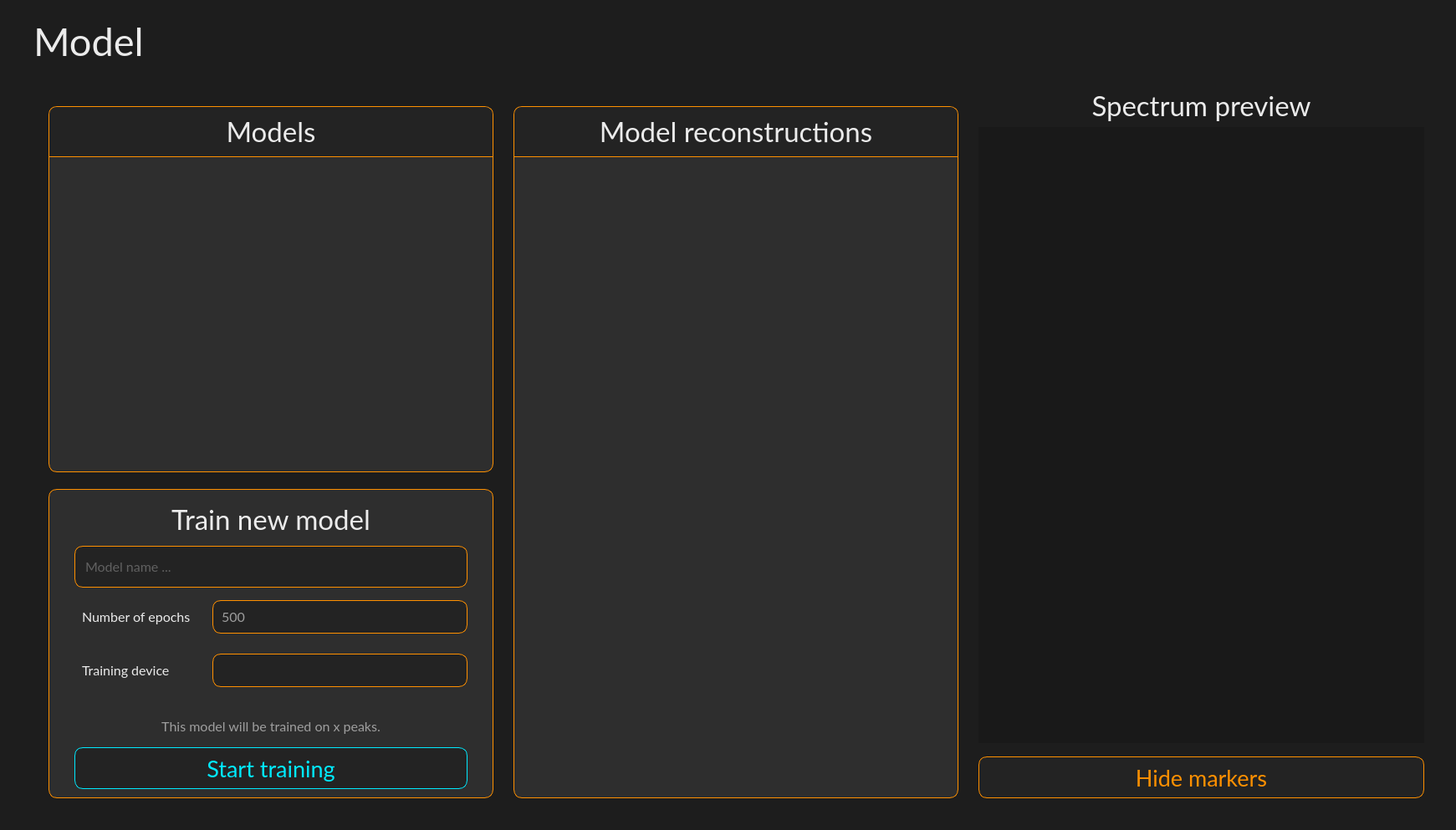
<?xml version="1.0" encoding="UTF-8"?>
<ui version="4.0">
 <class>ModelWidget</class>
 <widget class="QWidget" name="ModelWidget">
  <property name="geometry">
   <rect>
    <x>0</x>
    <y>0</y>
    <width>1741</width>
    <height>993</height>
   </rect>
  </property>
  <property name="font">
   <font>
    <fontweight>Black</fontweight>
   </font>
  </property>
  <property name="windowTitle">
   <string>Form</string>
  </property>
  <property name="styleSheet">
   <string notr="true">background-color: #1d1d1d;</string>
  </property>
  <layout class="QVBoxLayout" name="verticalLayout" stretch="0,0">
   <property name="spacing">
    <number>10</number>
   </property>
   <property name="leftMargin">
    <number>40</number>
   </property>
   <property name="topMargin">
    <number>20</number>
   </property>
   <property name="rightMargin">
    <number>20</number>
   </property>
   <property name="bottomMargin">
    <number>20</number>
   </property>
   <item>
    <widget class="QLabel" name="label_header">
     <property name="maximumSize">
      <size>
       <width>16777215</width>
       <height>80</height>
      </size>
     </property>
     <property name="font">
      <font>
       <family>Lato</family>
       <pointsize>35</pointsize>
       <kerning>true</kerning>
      </font>
     </property>
     <property name="styleSheet">
      <string notr="true">color: #ebebeb;</string>
     </property>
     <property name="text">
      <string>Model</string>
     </property>
     <property name="alignment">
      <set>Qt::AlignmentFlag::AlignLeading|Qt::AlignmentFlag::AlignLeft|Qt::AlignmentFlag::AlignVCenter</set>
     </property>
    </widget>
   </item>
   <item>
    <widget class="QWidget" name="model_container" native="true">
     <property name="sizePolicy">
      <sizepolicy hsizetype="Preferred" vsizetype="Preferred">
       <horstretch>0</horstretch>
       <verstretch>0</verstretch>
      </sizepolicy>
     </property>
     <property name="minimumSize">
      <size>
       <width>0</width>
       <height>0</height>
      </size>
     </property>
     <layout class="QHBoxLayout" name="horizontalLayout">
      <item>
       <widget class="QWidget" name="model_list_container" native="true">
        <property name="sizePolicy">
         <sizepolicy hsizetype="Preferred" vsizetype="Preferred">
          <horstretch>0</horstretch>
          <verstretch>0</verstretch>
         </sizepolicy>
        </property>
        <property name="minimumSize">
         <size>
          <width>0</width>
          <height>0</height>
         </size>
        </property>
        <property name="maximumSize">
         <size>
          <width>550</width>
          <height>16777215</height>
         </size>
        </property>
        <property name="styleSheet">
         <string notr="true"/>
        </property>
        <layout class="QVBoxLayout" name="verticalLayout_5" stretch="1,0">
         <property name="spacing">
          <number>20</number>
         </property>
         <property name="leftMargin">
          <number>9</number>
         </property>
         <property name="topMargin">
          <number>30</number>
         </property>
         <property name="bottomMargin">
          <number>9</number>
         </property>
         <item>
          <widget class="QWidget" name="model_list_inner_container" native="true">
           <property name="sizePolicy">
            <sizepolicy hsizetype="Preferred" vsizetype="Preferred">
             <horstretch>0</horstretch>
             <verstretch>0</verstretch>
            </sizepolicy>
           </property>
           <property name="minimumSize">
            <size>
             <width>0</width>
             <height>400</height>
            </size>
           </property>
           <property name="maximumSize">
            <size>
             <width>16777215</width>
             <height>16777215</height>
            </size>
           </property>
           <property name="font">
            <font>
             <fontweight>Black</fontweight>
            </font>
           </property>
           <property name="styleSheet">
            <string notr="true">QWidget {
	background-color: #2e2e2e;
	border: 1px solid #ff9000;
	border-radius: 10px;
}</string>
           </property>
           <layout class="QVBoxLayout" name="verticalLayout_6" stretch="0,0">
            <property name="spacing">
             <number>0</number>
            </property>
            <property name="leftMargin">
             <number>1</number>
            </property>
            <property name="topMargin">
             <number>1</number>
            </property>
            <property name="rightMargin">
             <number>1</number>
            </property>
            <property name="bottomMargin">
             <number>1</number>
            </property>
            <item>
             <widget class="QLabel" name="label_container_header_2">
              <property name="minimumSize">
               <size>
                <width>0</width>
                <height>60</height>
               </size>
              </property>
              <property name="maximumSize">
               <size>
                <width>16777215</width>
                <height>60</height>
               </size>
              </property>
              <property name="font">
               <font>
                <family>Lato</family>
                <pointsize>25</pointsize>
               </font>
              </property>
              <property name="styleSheet">
               <string notr="true">border: 0px;
border-bottom: 1px solid #ff9000;
border-top-left-radius: 10px;
border-top-right-radius: 10px;
border-bottom-left-radius: 0px;
border-bottom-right-radius: 0px;
background-color: #232323;
color: #ebebeb;</string>
              </property>
              <property name="text">
               <string>Models</string>
              </property>
              <property name="alignment">
               <set>Qt::AlignmentFlag::AlignCenter</set>
              </property>
             </widget>
            </item>
            <item>
             <widget class="QScrollArea" name="scrollArea_models">
              <property name="styleSheet">
               <string notr="true">border: 0px;
background-color: transparent;
</string>
              </property>
              <property name="widgetResizable">
               <bool>true</bool>
              </property>
              <widget class="QWidget" name="scrollArea_models_Contents">
               <property name="geometry">
                <rect>
                 <x>0</x>
                 <y>0</y>
                 <width>530</width>
                 <height>378</height>
                </rect>
               </property>
               <layout class="QGridLayout" name="gridLayout">
                <property name="verticalSpacing">
                 <number>10</number>
                </property>
                <item row="0" column="0">
                 <spacer name="verticalSpacer_2">
                  <property name="orientation">
                   <enum>Qt::Orientation::Vertical</enum>
                  </property>
                  <property name="sizeHint" stdset="0">
                   <size>
                    <width>20</width>
                    <height>585</height>
                   </size>
                  </property>
                 </spacer>
                </item>
               </layout>
              </widget>
             </widget>
            </item>
           </layout>
          </widget>
         </item>
         <item>
          <widget class="QFrame" name="frame_new_model">
           <property name="sizePolicy">
            <sizepolicy hsizetype="Preferred" vsizetype="Preferred">
             <horstretch>0</horstretch>
             <verstretch>0</verstretch>
            </sizepolicy>
           </property>
           <property name="minimumSize">
            <size>
             <width>0</width>
             <height>370</height>
            </size>
           </property>
           <property name="maximumSize">
            <size>
             <width>16777215</width>
             <height>370</height>
            </size>
           </property>
           <property name="styleSheet">
            <string notr="true">.QFrame  {
	background-color: #2e2e2e;
	border: 1px solid #ff9000;
	border-radius: 10px;
}
</string>
           </property>
           <property name="frameShape">
            <enum>QFrame::Shape::StyledPanel</enum>
           </property>
           <property name="frameShadow">
            <enum>QFrame::Shadow::Raised</enum>
           </property>
           <layout class="QVBoxLayout" name="verticalLayout_2">
            <property name="leftMargin">
             <number>30</number>
            </property>
            <property name="topMargin">
             <number>10</number>
            </property>
            <property name="rightMargin">
             <number>30</number>
            </property>
            <property name="bottomMargin">
             <number>10</number>
            </property>
            <item>
             <widget class="QLabel" name="label_header_2">
              <property name="font">
               <font>
                <family>Lato</family>
                <pointsize>25</pointsize>
               </font>
              </property>
              <property name="styleSheet">
               <string notr="true">color: #ebebeb;
background-color: #2e2e2e;</string>
              </property>
              <property name="text">
               <string>Train new model</string>
              </property>
              <property name="alignment">
               <set>Qt::AlignmentFlag::AlignCenter</set>
              </property>
             </widget>
            </item>
            <item>
             <widget class="QLineEdit" name="lineEdit_name">
              <property name="minimumSize">
               <size>
                <width>0</width>
                <height>50</height>
               </size>
              </property>
              <property name="maximumSize">
               <size>
                <width>16777215</width>
                <height>16777215</height>
               </size>
              </property>
              <property name="font">
               <font>
                <family>Lato</family>
                <pointsize>12</pointsize>
                <fontweight>Light</fontweight>
               </font>
              </property>
              <property name="styleSheet">
               <string notr="true">QLineEdit {
    border: 1px solid #ff9000;
    background-color: #232323; 
    color: #9e9e9e;
    border-radius: 10px;
   padding-left: 10px;
}
</string>
              </property>
              <property name="text">
               <string/>
              </property>
              <property name="placeholderText">
               <string>Model name ...</string>
              </property>
             </widget>
            </item>
            <item>
             <widget class="QWidget" name="model_epoch_container" native="true">
              <property name="styleSheet">
               <string notr="true">background-color: #2e2e2e;</string>
              </property>
              <layout class="QHBoxLayout" name="horizontalLayout_2">
               <property name="leftMargin">
                <number>9</number>
               </property>
               <property name="rightMargin">
                <number>0</number>
               </property>
               <item>
                <widget class="QLabel" name="label_epochs">
                 <property name="minimumSize">
                  <size>
                   <width>0</width>
                   <height>0</height>
                  </size>
                 </property>
                 <property name="maximumSize">
                  <size>
                   <width>150</width>
                   <height>40</height>
                  </size>
                 </property>
                 <property name="font">
                  <font>
                   <family>Lato</family>
                   <pointsize>12</pointsize>
                  </font>
                 </property>
                 <property name="styleSheet">
                  <string notr="true">color: #ebebeb;
background-color: #2e2e2e;</string>
                 </property>
                 <property name="text">
                  <string>Number of epochs</string>
                 </property>
                 <property name="alignment">
                  <set>Qt::AlignmentFlag::AlignLeading|Qt::AlignmentFlag::AlignLeft|Qt::AlignmentFlag::AlignVCenter</set>
                 </property>
                </widget>
               </item>
               <item>
                <widget class="QComboBox" name="comboBox_epochs">
                 <property name="minimumSize">
                  <size>
                   <width>200</width>
                   <height>40</height>
                  </size>
                 </property>
                 <property name="maximumSize">
                  <size>
                   <width>20000</width>
                   <height>40</height>
                  </size>
                 </property>
                 <property name="font">
                  <font>
                   <family>Lato</family>
                   <pointsize>12</pointsize>
                  </font>
                 </property>
                 <property name="styleSheet">
                  <string notr="true">QComboBox {
    border: 1px solid #ff9000;
    background-color: #232323; 
    color: #9e9e9e;
    border-radius: 10px;
    padding-left: 10px;
}

QComboBox::drop-down {
	border-radius: 10px;
}

    

</string>
                 </property>
                 <item>
                  <property name="text">
                   <string>500</string>
                  </property>
                 </item>
                 <item>
                  <property name="text">
                   <string>1000</string>
                  </property>
                 </item>
                 <item>
                  <property name="text">
                   <string>1500</string>
                  </property>
                 </item>
                 <item>
                  <property name="text">
                   <string>2000</string>
                  </property>
                 </item>
                 <item>
                  <property name="text">
                   <string>3000</string>
                  </property>
                 </item>
                 <item>
                  <property name="text">
                   <string>4000</string>
                  </property>
                 </item>
                </widget>
               </item>
              </layout>
             </widget>
            </item>
            <item>
             <widget class="QWidget" name="model_device_container" native="true">
              <property name="styleSheet">
               <string notr="true">background-color: #2e2e2e;</string>
              </property>
              <layout class="QHBoxLayout" name="horizontalLayout_4">
               <property name="rightMargin">
                <number>0</number>
               </property>
               <item>
                <widget class="QLabel" name="label_device">
                 <property name="minimumSize">
                  <size>
                   <width>0</width>
                   <height>0</height>
                  </size>
                 </property>
                 <property name="maximumSize">
                  <size>
                   <width>150</width>
                   <height>40</height>
                  </size>
                 </property>
                 <property name="font">
                  <font>
                   <family>Lato</family>
                   <pointsize>12</pointsize>
                  </font>
                 </property>
                 <property name="styleSheet">
                  <string notr="true">color: #ebebeb;
background-color: #2e2e2e;</string>
                 </property>
                 <property name="text">
                  <string>Training device</string>
                 </property>
                 <property name="alignment">
                  <set>Qt::AlignmentFlag::AlignLeading|Qt::AlignmentFlag::AlignLeft|Qt::AlignmentFlag::AlignVCenter</set>
                 </property>
                </widget>
               </item>
               <item>
                <widget class="QComboBox" name="comboBox_device">
                 <property name="minimumSize">
                  <size>
                   <width>200</width>
                   <height>40</height>
                  </size>
                 </property>
                 <property name="maximumSize">
                  <size>
                   <width>20000</width>
                   <height>40</height>
                  </size>
                 </property>
                 <property name="font">
                  <font>
                   <family>Lato</family>
                   <pointsize>12</pointsize>
                  </font>
                 </property>
                 <property name="styleSheet">
                  <string notr="true">QComboBox {
    border: 1px solid #ff9000;
    background-color: #232323; 
    color: #9e9e9e;
    border-radius: 10px;
    padding-left: 10px;
}

QComboBox::drop-down {
	border-radius: 10px;
}</string>
                 </property>
                </widget>
               </item>
              </layout>
             </widget>
            </item>
            <item>
             <widget class="QLabel" name="label_model_info">
              <property name="font">
               <font>
                <family>Lato</family>
                <pointsize>12</pointsize>
                <kerning>true</kerning>
                <fontweight>Light</fontweight>
               </font>
              </property>
              <property name="styleSheet">
               <string notr="true">color: #9e9e9e;
background-color: #2e2e2e;
margin-bottom: 5px;</string>
              </property>
              <property name="text">
               <string>This model will be trained on x peaks.</string>
              </property>
              <property name="alignment">
               <set>Qt::AlignmentFlag::AlignBottom|Qt::AlignmentFlag::AlignHCenter</set>
              </property>
             </widget>
            </item>
            <item>
             <widget class="QPushButton" name="pushButton_train_model">
              <property name="minimumSize">
               <size>
                <width>0</width>
                <height>50</height>
               </size>
              </property>
              <property name="font">
               <font>
                <family>Lato</family>
                <pointsize>20</pointsize>
                <fontweight>Light</fontweight>
               </font>
              </property>
              <property name="cursor">
               <cursorShape>PointingHandCursor</cursorShape>
              </property>
              <property name="styleSheet">
               <string notr="true">QPushButton {
    border: 1px solid #00eaff;
    background-color: #232323; 
    color: #00eaff;
    border-radius: 10px;
}

QPushButton:hover {
	background-color: #131313;
}</string>
              </property>
              <property name="text">
               <string>Start training</string>
              </property>
             </widget>
            </item>
           </layout>
          </widget>
         </item>
        </layout>
       </widget>
      </item>
      <item>
       <widget class="QWidget" name="model_recon_container" native="true">
        <property name="minimumSize">
         <size>
          <width>550</width>
          <height>0</height>
         </size>
        </property>
        <property name="maximumSize">
         <size>
          <width>550</width>
          <height>16777215</height>
         </size>
        </property>
        <property name="styleSheet">
         <string notr="true"/>
        </property>
        <layout class="QVBoxLayout" name="verticalLayout_7" stretch="1">
         <property name="spacing">
          <number>10</number>
         </property>
         <property name="leftMargin">
          <number>9</number>
         </property>
         <property name="topMargin">
          <number>30</number>
         </property>
         <property name="bottomMargin">
          <number>9</number>
         </property>
         <item>
          <widget class="QWidget" name="recon_inner_container" native="true">
           <property name="maximumSize">
            <size>
             <width>16777215</width>
             <height>16777215</height>
            </size>
           </property>
           <property name="font">
            <font>
             <fontweight>Black</fontweight>
            </font>
           </property>
           <property name="styleSheet">
            <string notr="true">QWidget {
	background-color: #2e2e2e;
	border: 1px solid #ff9000;
	border-radius: 10px;
}</string>
           </property>
           <layout class="QVBoxLayout" name="verticalLayout_8" stretch="0,0">
            <property name="spacing">
             <number>0</number>
            </property>
            <property name="leftMargin">
             <number>1</number>
            </property>
            <property name="topMargin">
             <number>1</number>
            </property>
            <property name="rightMargin">
             <number>1</number>
            </property>
            <property name="bottomMargin">
             <number>1</number>
            </property>
            <item>
             <widget class="QLabel" name="label_recon_header">
              <property name="minimumSize">
               <size>
                <width>0</width>
                <height>60</height>
               </size>
              </property>
              <property name="maximumSize">
               <size>
                <width>16777215</width>
                <height>60</height>
               </size>
              </property>
              <property name="font">
               <font>
                <family>Lato</family>
                <pointsize>25</pointsize>
               </font>
              </property>
              <property name="styleSheet">
               <string notr="true">border: 0px;
border-bottom: 1px solid #ff9000;
border-top-left-radius: 10px;
border-top-right-radius: 10px;
border-bottom-left-radius: 0px;
border-bottom-right-radius: 0px;
background-color: #232323;
color: #ebebeb;</string>
              </property>
              <property name="text">
               <string>Model reconstructions</string>
              </property>
              <property name="alignment">
               <set>Qt::AlignmentFlag::AlignCenter</set>
              </property>
             </widget>
            </item>
            <item>
             <widget class="QScrollArea" name="scrollArea_recon">
              <property name="styleSheet">
               <string notr="true">border: 0px;
background-color: transparent;
</string>
              </property>
              <property name="widgetResizable">
               <bool>true</bool>
              </property>
              <widget class="QWidget" name="scrollArea_recon_Contents">
               <property name="geometry">
                <rect>
                 <x>0</x>
                 <y>0</y>
                 <width>530</width>
                 <height>768</height>
                </rect>
               </property>
               <layout class="QGridLayout" name="gridLayout_2">
                <property name="verticalSpacing">
                 <number>10</number>
                </property>
                <item row="0" column="0">
                 <spacer name="verticalSpacer_3">
                  <property name="orientation">
                   <enum>Qt::Orientation::Vertical</enum>
                  </property>
                  <property name="sizeHint" stdset="0">
                   <size>
                    <width>20</width>
                    <height>585</height>
                   </size>
                  </property>
                 </spacer>
                </item>
               </layout>
              </widget>
             </widget>
            </item>
           </layout>
          </widget>
         </item>
        </layout>
       </widget>
      </item>
      <item>
       <widget class="QWidget" name="preview_container" native="true">
        <property name="styleSheet">
         <string notr="true"/>
        </property>
        <layout class="QVBoxLayout" name="verticalLayout_9">
         <property name="spacing">
          <number>6</number>
         </property>
         <item>
          <widget class="QLabel" name="label_preview">
           <property name="maximumSize">
            <size>
             <width>16777215</width>
             <height>40</height>
            </size>
           </property>
           <property name="font">
            <font>
             <family>Lato</family>
             <pointsize>25</pointsize>
            </font>
           </property>
           <property name="styleSheet">
            <string notr="true">color: #ebebeb;</string>
           </property>
           <property name="text">
            <string>Spectrum preview</string>
           </property>
           <property name="alignment">
            <set>Qt::AlignmentFlag::AlignCenter</set>
           </property>
          </widget>
         </item>
         <item>
          <widget class="QWidget" name="preview_image" native="true">
           <property name="styleSheet">
            <string notr="true">background-color: #191919;
 border: none;</string>
           </property>
          </widget>
         </item>
         <item>
          <widget class="QPushButton" name="pushButton_toggle_peak_marker">
           <property name="minimumSize">
            <size>
             <width>0</width>
             <height>60</height>
            </size>
           </property>
           <property name="font">
            <font>
             <family>Lato</family>
             <pointsize>20</pointsize>
            </font>
           </property>
           <property name="styleSheet">
            <string notr="true">QPushButton {
    border: 1px solid #ff9000;
    background-color: #232323; 
    color: #ff9000;
    border-radius: 10px;
	margin-top: 10px;
}

QPushButton:hover {
background-color: #131313;
}</string>
           </property>
           <property name="text">
            <string>Hide markers</string>
           </property>
          </widget>
         </item>
        </layout>
       </widget>
      </item>
     </layout>
    </widget>
   </item>
  </layout>
 </widget>
 <resources/>
 <connections/>
</ui>
